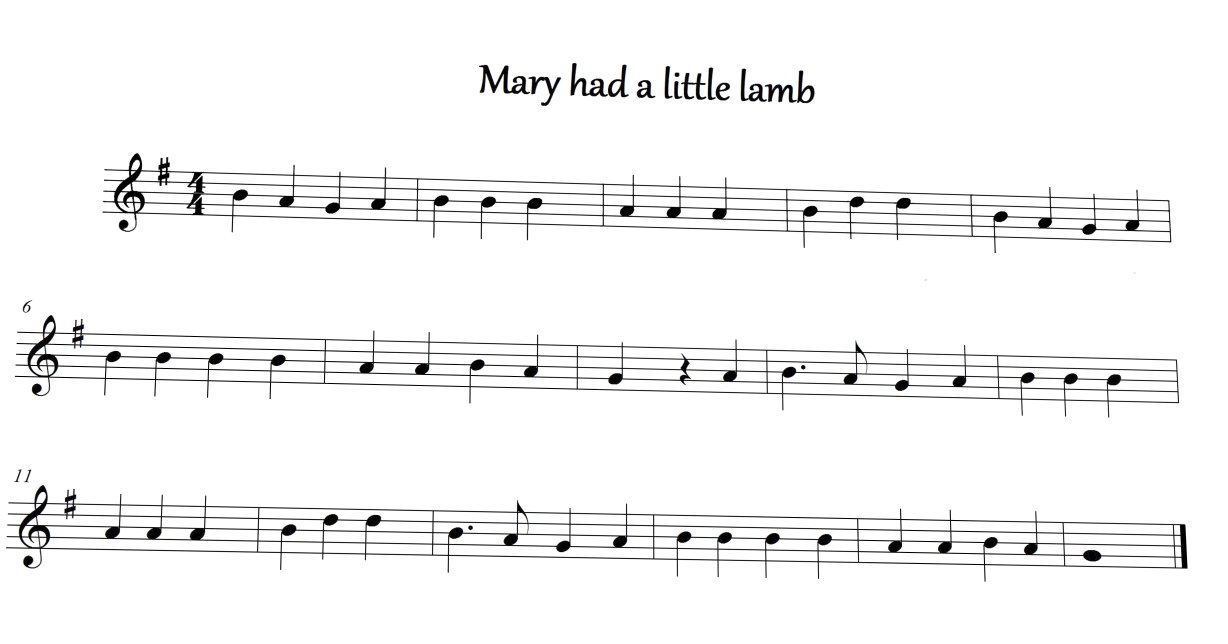
#> input picture data/sample.png, 2456 x 1288 px (shown at 1/2 size)
$ python cleaned.py
#> lines starting #> are read from the running program, lines starting #| are printed output that depends on the picture; after the words box and inside, x2 and y2 are one past the last pixel; in counts of white or black regions, pixels touching at a corner belong together
import sys
import cv2 as cv
import numpy as np

####### this is the sample code from the given source.


def show_wait_destroy(winname, img):
    cv.imwrite(str(winname)+".png", img)
    cv.imshow(winname, img)
    cv.moveWindow(winname, 500, 0)
    cv.waitKey(0)
    cv.destroyWindow(winname)


inp_sheet = cv.imread("data/sample.png", cv.IMREAD_COLOR)
#> inp_sheet is the input picture: shape (1288, 2456, 3); mean B, G, R 245.1, 245, 245
corners1 = np.copy(inp_sheet)
inp = np.copy(inp_sheet)

if len(inp_sheet.shape) != 2:
    gray = cv.cvtColor(inp_sheet, cv.COLOR_BGR2GRAY)
else:
    gray = inp_sheet

show_wait_destroy("gray", gray)

# Apply adaptiveThreshold at the bitwise_not of gray, notice the ~ symbol
gray = cv.bitwise_not(gray)
bw = cv.adaptiveThreshold(gray, 255, cv.ADAPTIVE_THRESH_MEAN_C, cv.THRESH_BINARY, 15, -2)
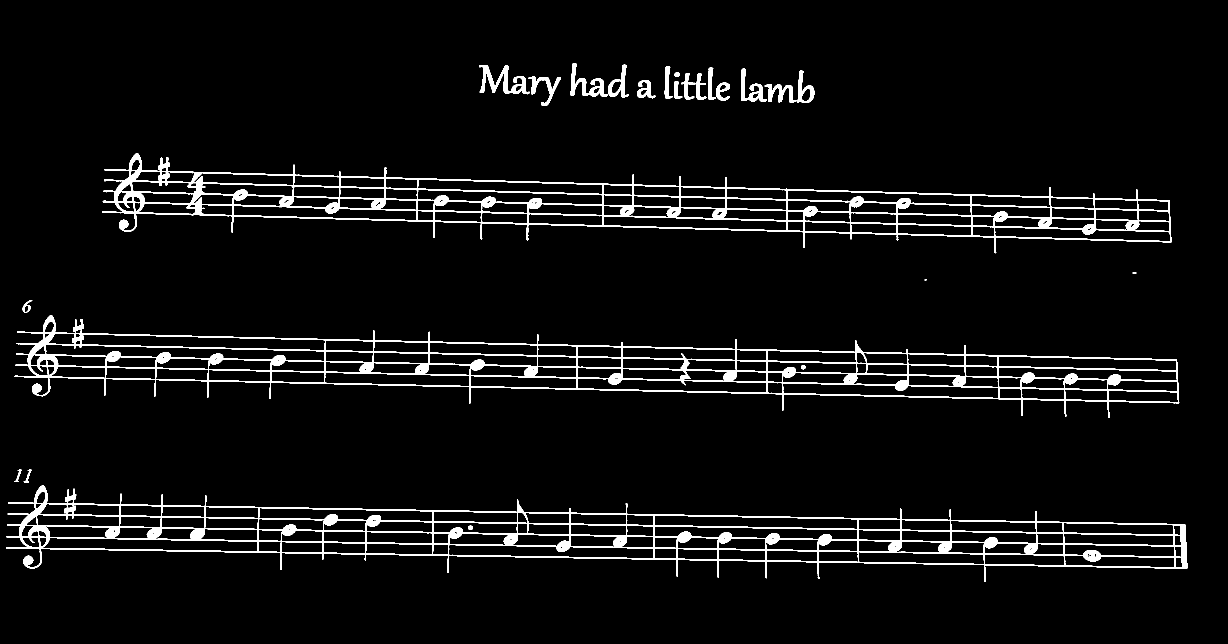
#> bw: shape (1288, 2456) (shown at 1/2 size); 4.9% white; 24 white regions (2 under 20 px), largest, box (x1, y1, x2, y2) and area: (12, 970, 2375, 1164) 49748, (29, 630, 2359, 836) 46376, (205, 306, 2343, 507) 44936

# Create the images that will use to extract the horizontal lines
horizontal = np.copy(bw)
bw2 = np.copy(bw)

def _lines(horizontal,name):
    # Specify size on horizontal axis
#> called with name = 'lines'
    cols = horizontal.shape[1]
#> cols = 2456
    horizontal_size = cols // 30
#> horizontal_size = 81
    # Create structure element for extracting horizontal lines through morphology operations
    horizontalStructure = cv.getStructuringElement(cv.MORPH_RECT, (horizontal_size, 1))
    # Apply morphology operations
    horizontal = cv.erode(horizontal, horizontalStructure)
#> horizontal: shape (1288, 2456); 0.89% white in thin lines or dots, all inside (x1, y1, x2, y2) = (52, 341, 2335, 1136)
    horizontal = cv.dilate(horizontal, horizontalStructure)
#> horizontal: shape (1288, 2456); 2.7% white; 43 white regions, largest, box (x1, y1, x2, y2) and area: (16, 1006, 2371, 1050) 6474, (12, 1096, 2375, 1136) 6472, (34, 665, 2354, 720) 6314
    # Show extracted horizontal lines
    #show_wait_destroy(name, horizontal)
    return horizontal

horizontal = _lines(horizontal,"lines")
# Remove horizontal

def remove_lines(b,inp):
    horizontal_kernel = cv.getStructuringElement(cv.MORPH_RECT, (25,1))
    detected_lines = cv.morphologyEx(b, cv.MORPH_OPEN, horizontal_kernel, iterations=2)
    cnts = cv.findContours(detected_lines, cv.RETR_EXTERNAL, cv.CHAIN_APPROX_SIMPLE)
    cnts = cnts[0] if len(cnts) == 2 else cnts[1]
    for c in cnts:
        cv.drawContours(inp_sheet, [c], -1, (255,255,255), 2)
    # Repair image
    repair_kernel = cv.getStructuringElement(cv.MORPH_RECT, (1,6))
    result = 255 - cv.morphologyEx(255 - inp, cv.MORPH_CLOSE, repair_kernel, iterations=1)
    show_wait_destroy("removed lines", result)
    return result


#detecting corners
def corners(pic,detect, name):
#> called with name = 'corners'
    blur = cv.GaussianBlur(detect, (3, 3), 0)
    thresh = cv.threshold(blur, 220, 255, cv.THRESH_BINARY_INV)[1]
#> thresh: shape (1288, 2456); 4.9% white; 31 white regions, largest, box (x1, y1, x2, y2) and area: (12, 1095, 2375, 1137) 11198, (16, 1005, 2371, 1051) 11184, (15, 1027, 2372, 1072) 11115

    x, y, w, h = cv.boundingRect(thresh)
#> x = 12; y = 340; w = 2363; h = 797

    me2 = (np.argmax(thresh[y, :]), y) #leftup
#> me2 = (226, 340)
    me1 = (x + w - 1, y+h-1) #rightdown
#> me1 = (2374, 1136)
    me4 = (x + w - 1, y) #rightupmost
#> me4 = (2374, 340)
    me5 = (x, np.argmax(thresh[:, x])) #leftdown
#> me5 = (12, 1095)
    cv.circle(pic, me2, 8, (255, 255, 0), -1)
    cv.circle(pic, me1, 8, (255, 255, 0), -1)
#> pic: shape (1288, 2456, 3); mean B, G, R 245.1, 245, 245
    cv.circle(pic, me4, 8, (255, 255, 0), -1)
#> pic: shape (1288, 2456, 3); mean B, G, R 245.1, 245, 245
    cv.circle(pic, me5, 8, (255, 255, 0), -1)
#> pic: shape (1288, 2456, 3); mean B, G, R 245.1, 245, 245

    return pic, me2, me4, me1, me5, x,y,w,h

def cut(pic, x,y,w,h, name):
    roi = pic[y:y + h, x:x + w]
    roi = cv.resize(roi, (w, h))
    show_wait_destroy(name, roi)
    return roi

lines = cv.bitwise_not(horizontal)
corners1, left, right, top, bottom, x, y, w, h1= corners(corners1,lines,"corners")
#> left = (226, 340); right = (2374, 340); top = (2374, 1136); bottom = (12, 1095); x = 12; y = 340; w = 2363; h1 = 797
point_inp = np.array([left,right,top,bottom], dtype=np.float32)
#> point_inp = [[226, 340], [2374, 340], [2374, 1136], [12, 1095]]


#%%HOMOGRAPHY

H=inp.shape[0]
#> H = 1288
W=inp.shape[1]
#> W = 2456
dst = np.array([[0, 0],   [W, 0],   [W, H],    [0, H]], np.float32)
h, status = cv.findHomography(point_inp, dst) # src, dst
#> h = [[1.27, 0.359, -408], [-9.31e-18, 1.98, -673], [2.41e-05, 0.000146, 1]]; status = [1, 1, 1, 1]
M = cv.getPerspectiveTransform(point_inp,dst)
#> M = [[1.27, 0.359, -408], [4.79e-17, 1.98, -673], [2.41e-05, 0.000146, 1]]
#dst = cv.warpPerspective(inp, h, (W,H)) #wraped image

cv.waitKey(0)
show_wait_destroy("homograpghy", dst)
dst = cv.warpPerspective(inp, M, (W,H)) #wraped image
#show_wait_destroy("pers", dst)

#%% detect notes
if len(dst.shape) != 2:
    gray = cv.cvtColor(dst, cv.COLOR_BGR2GRAY)
else:
    gray = dst

inp_sheet2=np.copy(dst)
gray = cv.bitwise_not(gray)
bw = cv.adaptiveThreshold(gray, 255, cv.ADAPTIVE_THRESH_MEAN_C, cv.THRESH_BINARY, 15, -2)
#> bw: shape (1288, 2456); 7.3% white; 15 white regions (7 under 20 px), largest, box (x1, y1, x2, y2) and area: (0, 0, 2423, 294) 85698, (0, 537, 2440, 835) 76020, (0, 1090, 2455, 1288) 69874
horizontal = np.copy(bw)
lines = _lines(horizontal,"h-lines")
#> in _lines (call 2), `horizontal = cv.erode(horizontal, horizontalStructure)`: horizontal: shape (1288, 2456); 2.5% white; 81 white regions (18 under 20 px), largest, box (x1, y1, x2, y2) and area: (0, 1147, 2413, 1162) 8843, (0, 735, 2400, 785) 7177, (0, 625, 2397, 683) 6545
#> in _lines (call 2), `horizontal = cv.dilate(horizontal, horizontalStructure)`: horizontal: shape (1288, 2456); 4.6% white; 47 white regions, largest, box (x1, y1, x2, y2) and area: (0, 0, 2418, 108) 11636, (3, 155, 2423, 251) 11599, (0, 586, 2436, 647) 11072
sm = remove_lines(bw2, inp_sheet2)
#> in remove_lines, `detected_lines = cv.morphologyEx(b, cv.MORPH_OPEN, horizontal_kernel, ..`: detected_lines: shape (1288, 2456); 2.9% white; 38 white regions
#> in remove_lines, `cnts = cv.findContours(detected_lines, cv.RETR_EXTERNAL, cv.CHAIN_APPR..`: cnts = 38 contours; largest, box (x1, y1, x2, y2) and area: (12, 1095, 2375, 1137) 4248, (16, 1005, 2371, 1050) 4170, (15, 1028, 2372, 1071) 4091, (34, 664, 2354, 720) 4044, (33, 687, 2355, 742) 4028
#> the loop in remove_lines, `for c in cnts:` made 38 passes
#> c on pass 38: [[1362, 166], [1362, 167], [1410, 167], [1410, 166]]
#> after the loop in remove_lines, `for c in cnts:`:
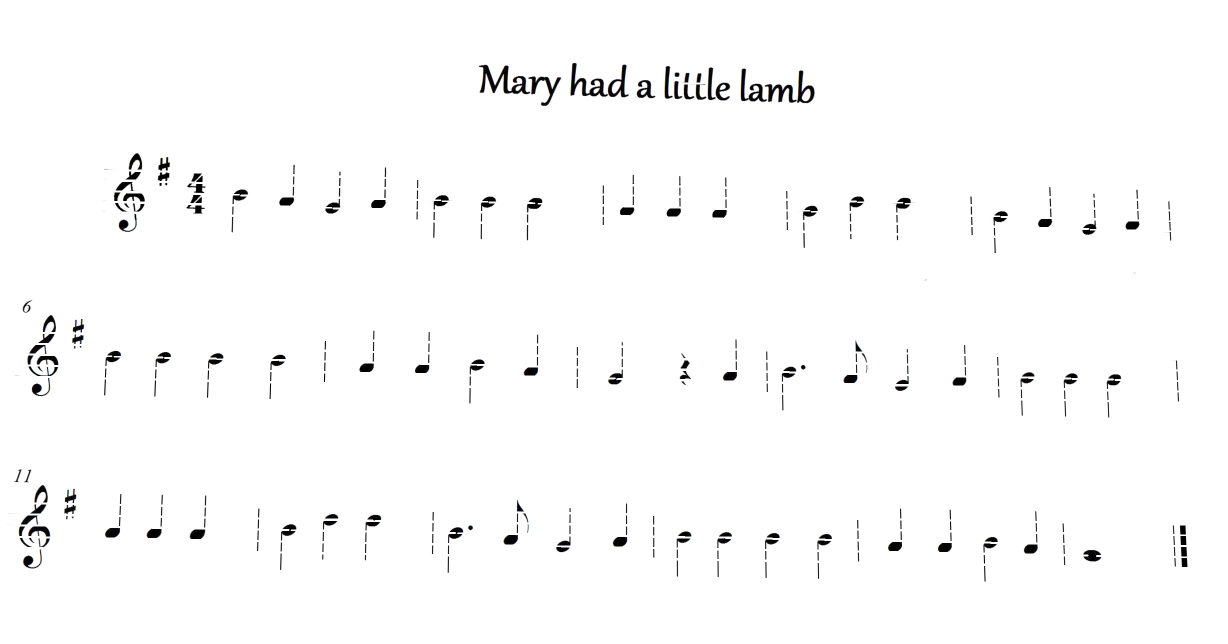
#> inp_sheet: shape (1288, 2456, 3) (shown at 1/2 size); mean B, G, R 250.8, 250.8, 250.8
#> in remove_lines, `repair_kernel = cv.getStructuringElement(cv.MORPH_RECT, (1,6))`: repair_kernel = [1, 1, 1, 1, 1, 1]
#I didn't like the result of removed lines so lets try cutting the image

sm = remove_lines(bw2, inp_sheet)
#> the loop in remove_lines (call 2), `for c in cnts:` made 38 passes

vertical = np.copy(bw)
# Specify size on vertical axis
rows = vertical.shape[0]
#> rows = 1288
verticalsize = rows // 30
#> verticalsize = 42
# Create structure element for extracting vertical lines through morphology operations
verticalStructure = cv.getStructuringElement(cv.MORPH_RECT, (1, verticalsize))
#> verticalStructure = 42 values from 1 to 1
# Apply morphology operations
vertical = cv.erode(vertical, verticalStructure)
#> vertical: shape (1288, 2456); 0.15% white; 151 white regions (107 under 20 px), largest, box (x1, y1, x2, y2) and area: (2443, 1179, 2455, 1288) 939, (22, 58, 34, 109) 230, (2416, 127, 2422, 235) 211
vertical = cv.dilate(vertical, verticalStructure)
#> vertical: shape (1288, 2456); 0.52% white; 95 white regions, largest, box (x1, y1, x2, y2) and area: (2443, 1159, 2455, 1288) 1284, (22, 38, 34, 130) 722, (222, 101, 233, 167) 637
# Show extracted vertical lines
cut1 = cut(inp,x, y, w, h1, "cut")
if len(cut1.shape) != 2:
    gray = cv.cvtColor(cut1, cv.COLOR_BGR2GRAY)
#> gray: shape (797, 2363)
else:
    gray = cut1
gray = cv.bitwise_not(gray)
bw1 = cv.adaptiveThreshold(gray, 255, cv.ADAPTIVE_THRESH_MEAN_C, cv.THRESH_BINARY, 15, -2)
#> bw1: shape (797, 2363); 7.5% white; 10 white regions (2 under 20 px), largest, box (x1, y1, x2, y2) and area: (0, 630, 2362, 797) 49381, (17, 290, 2347, 496) 46376, (193, 0, 2331, 167) 44031
#horizontal_kernel = cv.getStructuringElement(cv.MORPH_RECT, (25, 1))
#find lines
Lines = np.copy(bw1)
L = rows // 30
#> L = 42
L_Structure = cv.getStructuringElement(cv.MORPH_RECT, (1, L))
#> L_Structure = 42 values from 1 to 1
detected_lines = cv.morphologyEx(Lines, cv.MORPH_OPEN, L_Structure, iterations=2)
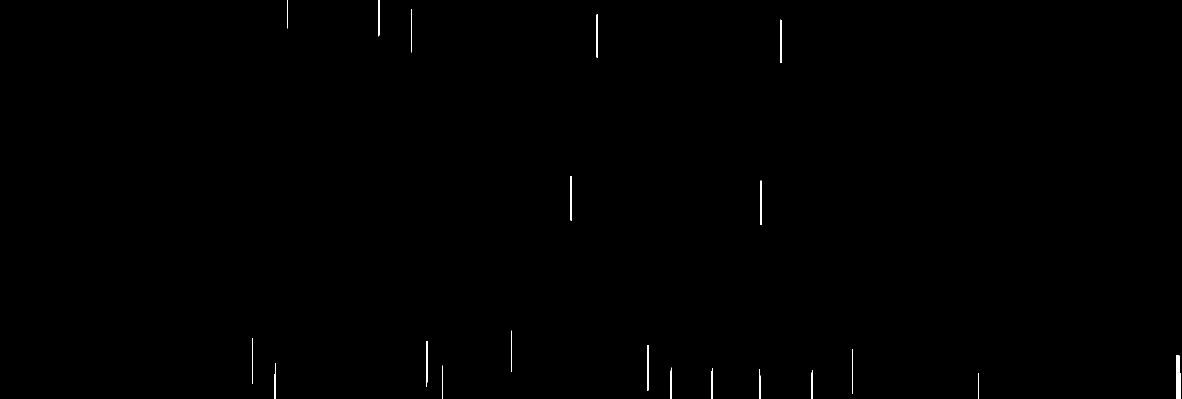
#> detected_lines: shape (797, 2363) (shown at 1/2 size); 0.18% white; 20 white regions
cnts = cv.findContours(detected_lines, cv.RETR_EXTERNAL, cv.CHAIN_APPROX_SIMPLE)
#> cnts = 20 contours, 6 with area under 20; largest, box (x1, y1, x2, y2) and area: (2352, 710, 2361, 797) 636, (1294, 690, 1297, 781) 180, (1141, 352, 1144, 441) 176, (1193, 29, 1196, 115) 170, (1341, 735, 1344, 797) 112
cnts = cnts[0] if len(cnts) == 2 else cnts[1]
for c in cnts:
    cv.drawContours(inp_sheet, [c], -1, (255, 255, 255), 2)
#> this loop made 20 passes
#> c on passes 1, 6, 9, 10, 12, 13, 14, 15, 16, 17, 18, 20: [[1956, 746], [1956, 796]], [[885, 731], [884, 732], [884, 796], [885, 796]], [[1704, 698], [1704, 787]], [[1294, 690], [1294, 780], [1296, 780], [1296, 690]], [[504, 676], [504, 767]], [[1022, 661], [1022, 743]], [[1521, 361], [1521, 449], [1522, 449], [1522, 361]], [[1141, 352], [1141, 440], [1143, 440], [1143, 352]], [[1561, 39], [1561, 125], [1562, 125], [1562, 40]], [[1193, 29], [1193, 114], [1195, 114], [1195, 29]], [[822, 18], [822, 104]], [[575, 0], [575, 56]]
# Repair image
repair_kernel = cv.getStructuringElement(cv.MORPH_RECT, (1, verticalsize))
#> repair_kernel = 42 values from 1 to 1
result_L = 255 - cv.morphologyEx(255 - cut1, cv.MORPH_CLOSE, repair_kernel, iterations=1)
show_wait_destroy("all_lines", result_L)
thresh = cv.threshold(gray, 30, 255, cv.THRESH_BINARY)[1]
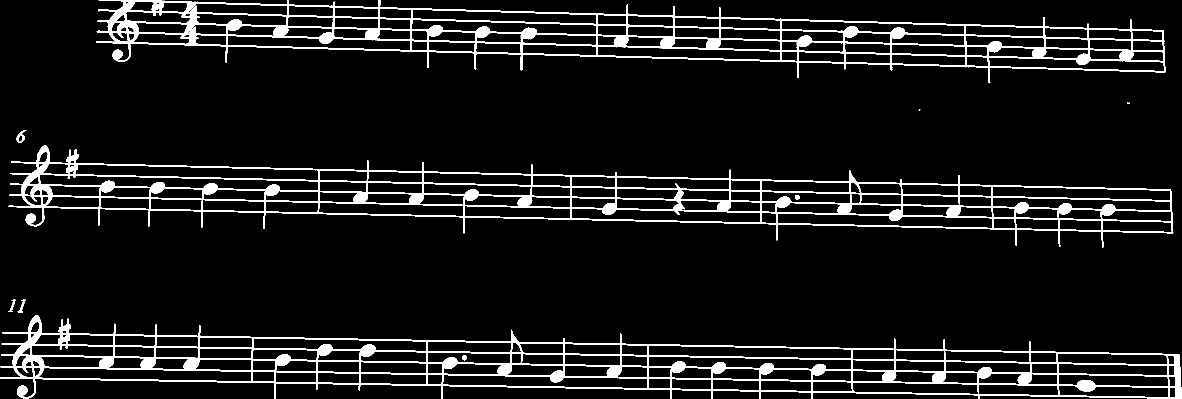
#> thresh: shape (797, 2363) (shown at 1/2 size); 8% white; 10 white regions (2 under 20 px)

# find contours and get area
# draw all contours in green
contours = cv.findContours(thresh, cv.RETR_TREE, cv.CHAIN_APPROX_SIMPLE)
#> contours = 265 contours, 8 with area under 20; largest, box (x1, y1, x2, y2) and area: (0, 630, 2363, 797) 212130, (17, 290, 2347, 496) 205562, (193, 0, 2331, 167) 180640, (78, 349, 638, 382) 9991, (150, 328, 638, 361) 9972
contours = contours[0] if len(contours) == 2 else contours[1]
#area_thresh = 0
min_area = 0.95*180*35
max_area = 1.05*180*35
result = np.copy(result_L)
for c in contours:
    area = cv.contourArea(c)
    contours= cv.drawContours(result, [c], -1, (0, 255, 0), 1)
    if area > min_area and area < max_area:
        contours= cv.drawContours(result, [c], -1, (0, 0, 255), 1)
#> this loop made 265 passes
#> area on passes 1 to 3: 212129.5, 232.5, 4001.5
#> pass 2, `contours= cv.drawContours(result, [c], -1, (0, 255, 0), 1)`:
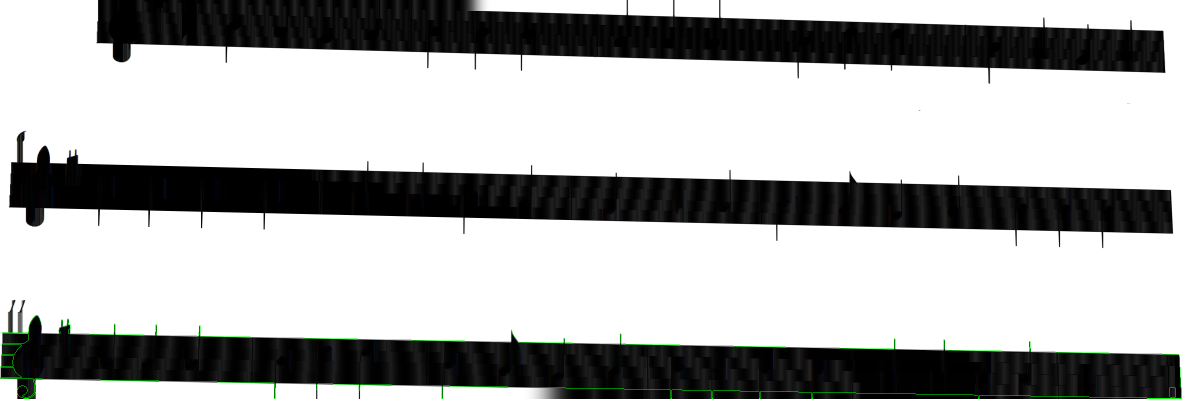
#> contours: shape (797, 2363, 3) (shown at 1/2 size); mean B, G, R 172.6, 173.4, 172.5
#> after the loop:
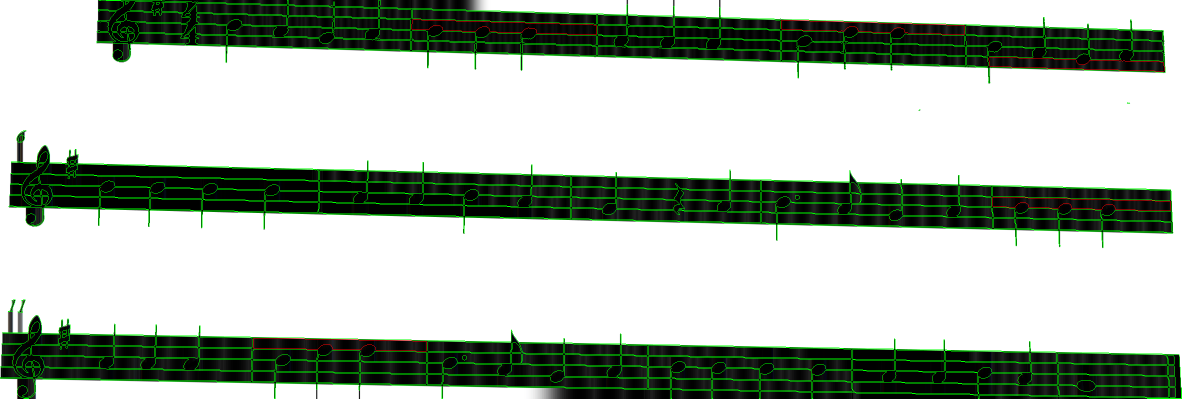
#> result: shape (797, 2363, 3) (shown at 1/2 size); mean B, G, R 171.6, 181.6, 172.1


# save result
cv.imwrite("box_found.png", result)

# show images
cv.imshow("GRAY", gray)
cv.imshow("THRESH", thresh)
cv.imshow("RESULT", result)
cv.waitKey(0)


#%%%%


# #%% cut them
cut = cut(sm,x, y, w, h1, "cut")
#> call 2 of cut, with x = 12, y = 340, w = 2363, h = 797, name = 'cut'
#> in cut (call 2), `roi = pic[y:y + h, x:x + w]`:
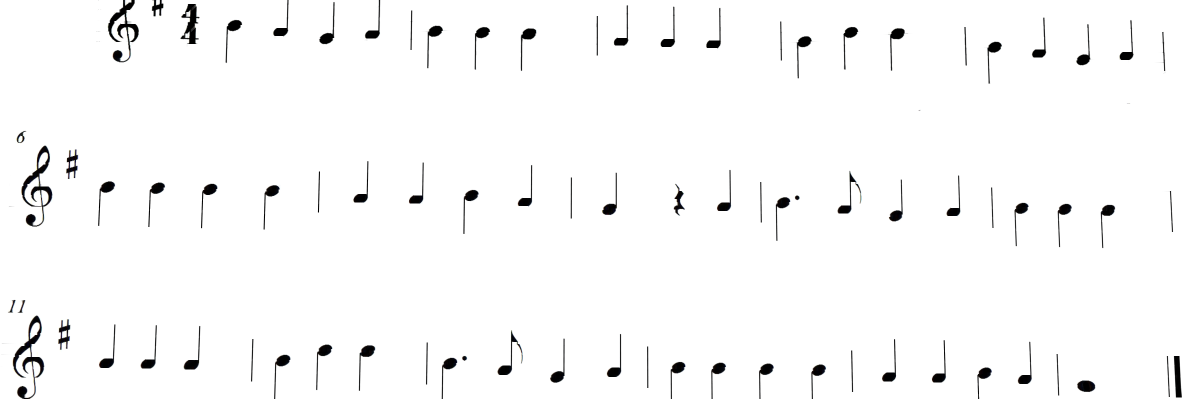
#> roi: shape (797, 2363, 3) (shown at 1/2 size); mean B, G, R 248.9, 248.8, 248.8
cut2 =np.copy(cut)
cut4 =np.copy(cut)


if len(cut.shape) != 2:
    gray = cv.cvtColor(cut, cv.COLOR_BGR2GRAY)
else:
    gray = cut
gray = cv.bitwise_not(gray)
bw = cv.adaptiveThreshold(gray, 255, cv.ADAPTIVE_THRESH_MEAN_C, cv.THRESH_BINARY, 15, -2)
circle_inp = np.copy(bw)
img_blur = cv.medianBlur(gray, 5)


## finding all staffs and notes
import random as rng
rng.seed(12345)
def thresh_callback(val):
    threshold = val

    canny_output = cv.Canny(src_gray, threshold, threshold * 2)

    contours, _ = cv.findContours(canny_output, cv.RETR_TREE, cv.CHAIN_APPROX_SIMPLE)

    # Find the rotated rectangles and ellipses for each contour
    minRect = [None] * len(contours)
    minEllipse = [None] * len(contours)
    for i, c in enumerate(contours):
        minRect[i] = cv.minAreaRect(c)
        if c.shape[0] > 5:
            minEllipse[i] = cv.fitEllipse(c)
    # Draw contours + rotated rects + ellipses

    drawing = np.zeros((canny_output.shape[0], canny_output.shape[1], 3), dtype=np.uint8)

    for i, c in enumerate(contours):
        color = (rng.randint(0, 256), rng.randint(0, 256), rng.randint(0, 256))
        # contour
        cv.drawContours(drawing, contours, i, color)
        box = cv.boxPoints(minRect[i])
        box = np.intp(box)  # np.intp: Integer used for indexing (same as C ssize_t; normally either int32 or int64)
        cv.drawContours(drawing, [box], 0, color)

    show_wait_destroy("counters", drawing)


src = cut2
# Convert image to gray and blur it
src_gray = cv.cvtColor(src, cv.COLOR_BGR2GRAY)
src_gray = cv.blur(src_gray, (3, 3))
max_thresh = 255
thresh = 100  # initial threshold


pic = thresh_callback(thresh)
cv.waitKey()
pic = cv.bitwise_not(pic)
bw = cv.adaptiveThreshold(gray, 255, cv.ADAPTIVE_THRESH_MEAN_C, cv.THRESH_BINARY, 15, -2)
pic_blur = cv.blur(bw, (3, 3))
circles = cv.HoughCircles(pic_blur, cv.HOUGH_GRADIENT, 1, cut2.shape[0]/64, param1=200, param2=10, minRadius=10, maxRadius=20)
# Draw detected circles
if circles is not None:
    circles = np.uint16(np.around(circles))
    for i in circles[0, :]:
        # Draw outer circle
        cv.circle(cut2, (i[0], i[1]), i[2], (0, 255, 0), 2)
        # Draw inner circle
        cv.circle(cut2, (i[0], i[1]), 2, (0, 0, 255), 3)

show_wait_destroy("circles-notes", cut2)
